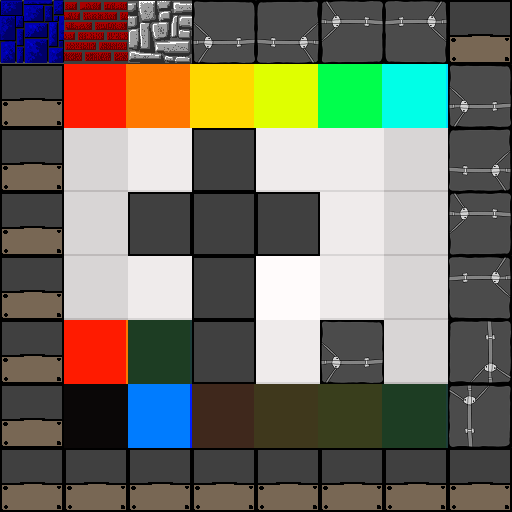

Rendered tile map (Tiled .tmx) drawn with the repository's tilesets; below, a short description and the full map source, tile grids included:
An orthogonal 8x8 tile map with 64x64 px tiles, 2 tile layers (light_map, walls), 2 hidden layers not drawn, 4 tilesets and 8 objects.

<map version="1.2" tiledversion="1.3.3" orientation="orthogonal" renderorder="right-up" width="8" height="8" tilewidth="64" tileheight="64" infinite="0" nextlayerid="20" nextobjectid="117">
 <tileset firstgid="1" source="../tilesets/walls.tsx" />
 <tileset firstgid="37" source="../tilesets/lights.tsx" />
 <tileset firstgid="197" source="../tilesets/objects.tsx" />
 <tileset firstgid="201" source="../tilesets/light_sources.tsx" />
 <objectgroup id="17" name="light_sources">
  <object id="110" gid="201" x="64" y="448" width="64" height="64" />
  <object id="111" gid="201" x="64" y="128" width="64" height="64" />
  <object id="112" gid="201" x="256" y="192" width="64" height="64" />
  <object id="113" gid="201" x="320" y="256" width="64" height="64" />
  <object id="114" gid="201" x="384" y="320" width="64" height="64" />
  <object id="115" gid="201" x="320" y="448" width="64" height="64" />
  <object id="116" gid="201" x="256" y="320" width="64" height="64" />
 </objectgroup>
 <objectgroup id="18" name="pickups" />
 <objectgroup id="19" name="doors" />
 <objectgroup id="16" name="level_objects" />
 <objectgroup id="15" name="objects">
  <object id="109" gid="197" x="64" y="320" width="64" height="64" />
 </objectgroup>
 <layer id="14" name="light_map" width="8" height="8">
  <data encoding="csv">
85,85,85,85,85,85,85,85,
85,38,39,40,41,42,43,85,
85,69,53,53,53,53,69,85,
85,69,53,37,37,53,69,85,
85,69,53,37,37,53,69,85,
85,38,186,53,53,53,69,85,
85,181,45,183,184,185,186,85,
85,85,85,85,85,85,85,85
</data>
 </layer>
 <layer id="13" name="ceil" width="8" height="8" visible="0">
  <data encoding="csv">
10,10,10,10,10,10,10,10,
10,10,10,10,10,10,10,10,
10,10,10,10,10,10,10,10,
10,10,10,10,10,10,10,10,
10,10,10,10,10,10,10,10,
10,10,10,10,10,10,10,10,
10,10,10,10,10,10,10,10,
10,10,10,10,10,10,10,10
</data>
 </layer>
 <layer id="3" name="walls" width="8" height="8">
  <data encoding="csv">
1,2,3,28,2147483676,1073741852,3221225500,17,
17,0,0,0,0,0,0,28,
17,0,0,10,0,0,0,2147483676,
17,0,10,10,10,0,0,1073741852,
17,0,0,10,0,0,0,3221225500,
17,0,0,10,0,28,0,1610612764,
17,0,0,0,0,0,0,2684354588,
17,17,17,17,17,17,17,17
</data>
 </layer>
 <layer id="11" name="floor" width="8" height="8" visible="0">
  <data encoding="csv">
10,10,10,10,10,10,10,10,
10,10,10,10,10,10,10,10,
10,10,10,10,10,10,10,10,
10,10,10,10,10,10,10,10,
10,10,10,10,10,10,10,10,
10,10,10,10,10,10,10,10,
10,10,10,10,10,10,10,10,
10,10,10,10,10,10,10,10
</data>
 </layer>
</map>
